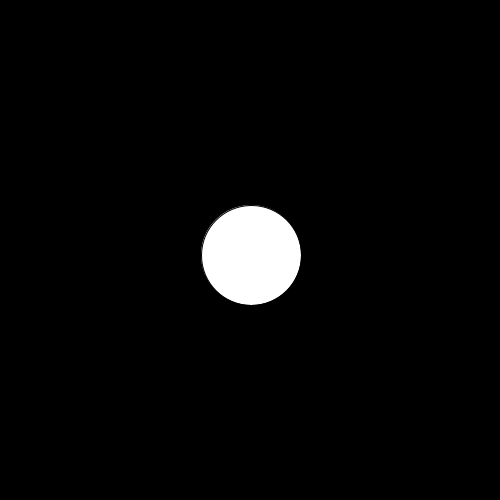
Frame 1 (no input)
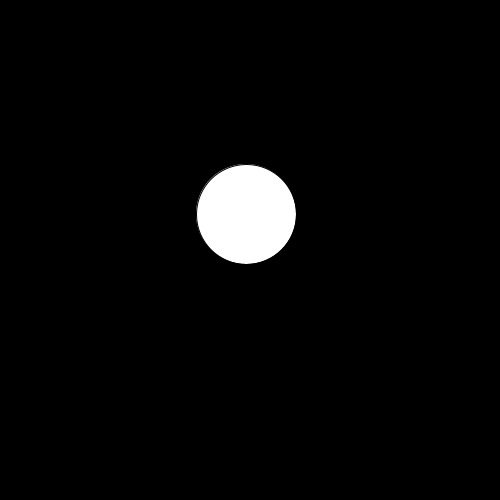
Frame 60 (the mouse pressed at the canvas centre just before this capture)
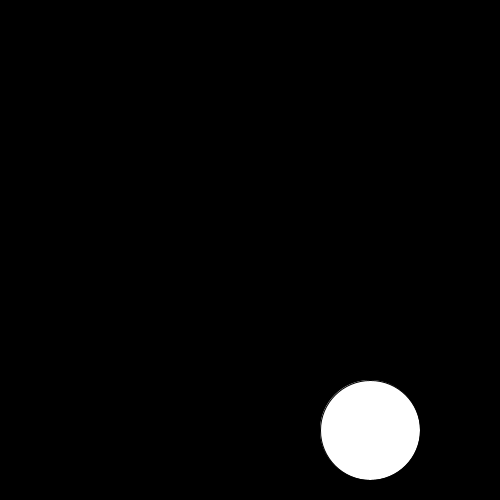
Frame 120 (the mouse held since frame 60 and released just before this capture)

The Processing sketch that drew these frames (run headless with seeded random() and noise(); from frame 60 on, the mouse is pressed at the canvas centre):

// Processing sketch: Pvectorballs
// ── Pvectorballs.pde
PVector position;
PVector velocity;
PVector acceleration;
int radius;

void setup() {
  size (500, 500);
  background(0);
  position = new PVector(width/2, height/2);
  velocity = new PVector(1, 5);
  acceleration =new PVector(2, 2);
}

void draw() {
  background(0);

  if (position.x>=(width- radius/2)|| position.x <= radius/2) {
    velocity.x =velocity.x*-1;
    //acceleration.x =acceleration.x*-1;
  }

  if (position.y>=(height- radius/2)|| position.y <= radius/2) {
    velocity.y =velocity.y*-1;
    //acceleration.y =acceleration.y*-1;
  }

  position.add(velocity);
  velocity.add(acceleration);
  ellipse(position.x, position.y, 100, 100);
}
